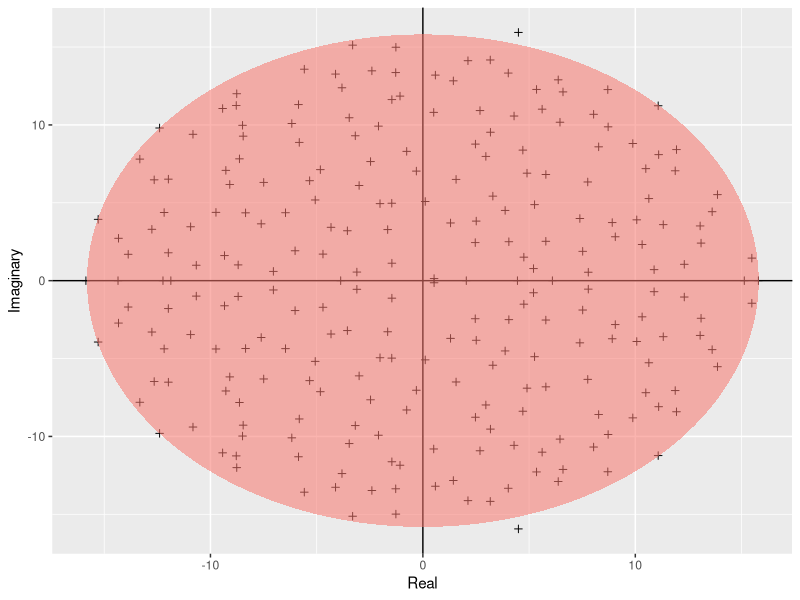

Source code (R): (Note: this script raises an error after producing the figure.)
#!/usr/bin/env Rscript

# Script that plots a simulation of Girko's circular law

# __appname__ = Girko.R
# __author__ = Talia Al-Mushadani
# __version__ = 0.0.1
# __license__ = license for this code

rm(list = ls())
graphics.off()

require(ggplot2)

build_ellipse <- function(hradius, vradius){ # function that returns an ellipse
  npoints = 250
  a <- seq(0, 2 * pi, length = npoints + 1)
  x <- hradius * cos(a)
  y <- vradius * sin(a)  
  return(data.frame(x = x, y = y))
}

N <- 250 # Assign size of the matrix

M <- matrix(rnorm(N * N), N, N) # Build the matrix

eigvals <- eigen(M)$values # Find the eigenvalues

eigDF <- data.frame("Real" = Re(eigvals), "Imaginary" = Im(eigvals)) # Build a dataframe

my_radius <- sqrt(N) # The radius of the circle is sqrt(N)

ellDF <- build_ellipse(my_radius, my_radius) # Dataframe to plot the ellipse

names(ellDF) <- c("Real", "Imaginary") # rename the columns

# plot the eigenvalues
p <- ggplot(eigDF, aes(x = Real, y = Imaginary))
p <- p +
  geom_point(shape = I(3)) +
  theme(legend.position = "none")

# now add the vertical and horizontal line
p <- p + geom_hline(aes(yintercept = 0))
p <- p + geom_vline(aes(xintercept = 0))

# finally, add the ellipse
p <- p + geom_polygon(data = ellDF, aes(x = Real, y = Imaginary, alpha = 1/20, fill = "red"))

pdf('../Results/Girko.pdf')
print(p)
graphics.off()
